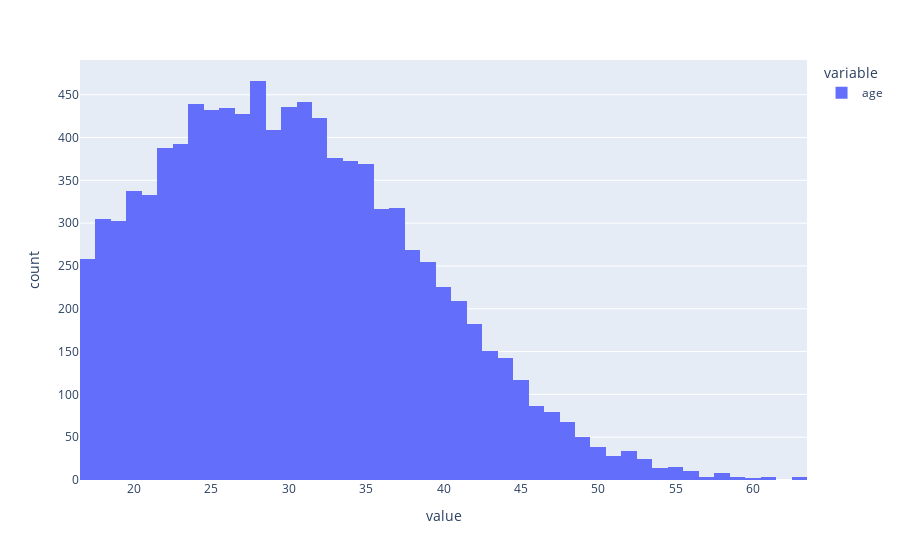

The notebook cell this image was saved under:
### Code cell
fig = px.histogram(data_sample["age"])
fig.show()

### Figure 1 — Plotly figure (JSON) as saved in the notebook; plotly's stock layout.template omitted (floating-point values rounded to 4 significant figures; data arrays with more than 128 entries replaced by an {"elided": "..."} marker saying what was removed)
{"data": [{"bingroup": "x", "hovertemplate": "variable=age<br>value=%{x}<br>count=%{y}<extra></extra>", "legendgroup": "age", "marker": {"color": "#636efa", "pattern": {"shape": ""}}, "name": "age", "orientation": "v", "showlegend": true, "type": "histogram", "x": {"elided": "10000 int values"}, "xaxis": "x", "yaxis": "y"}], "layout": {"barmode": "relative", "legend": {"title": {"text": "variable"}, "tracegroupgap": 0}, "margin": {"t": 60}, "xaxis": {"anchor": "y", "domain": [0, 1], "title": {"text": "value"}}, "yaxis": {"anchor": "x", "domain": [0, 1], "title": {"text": "count"}}}}
